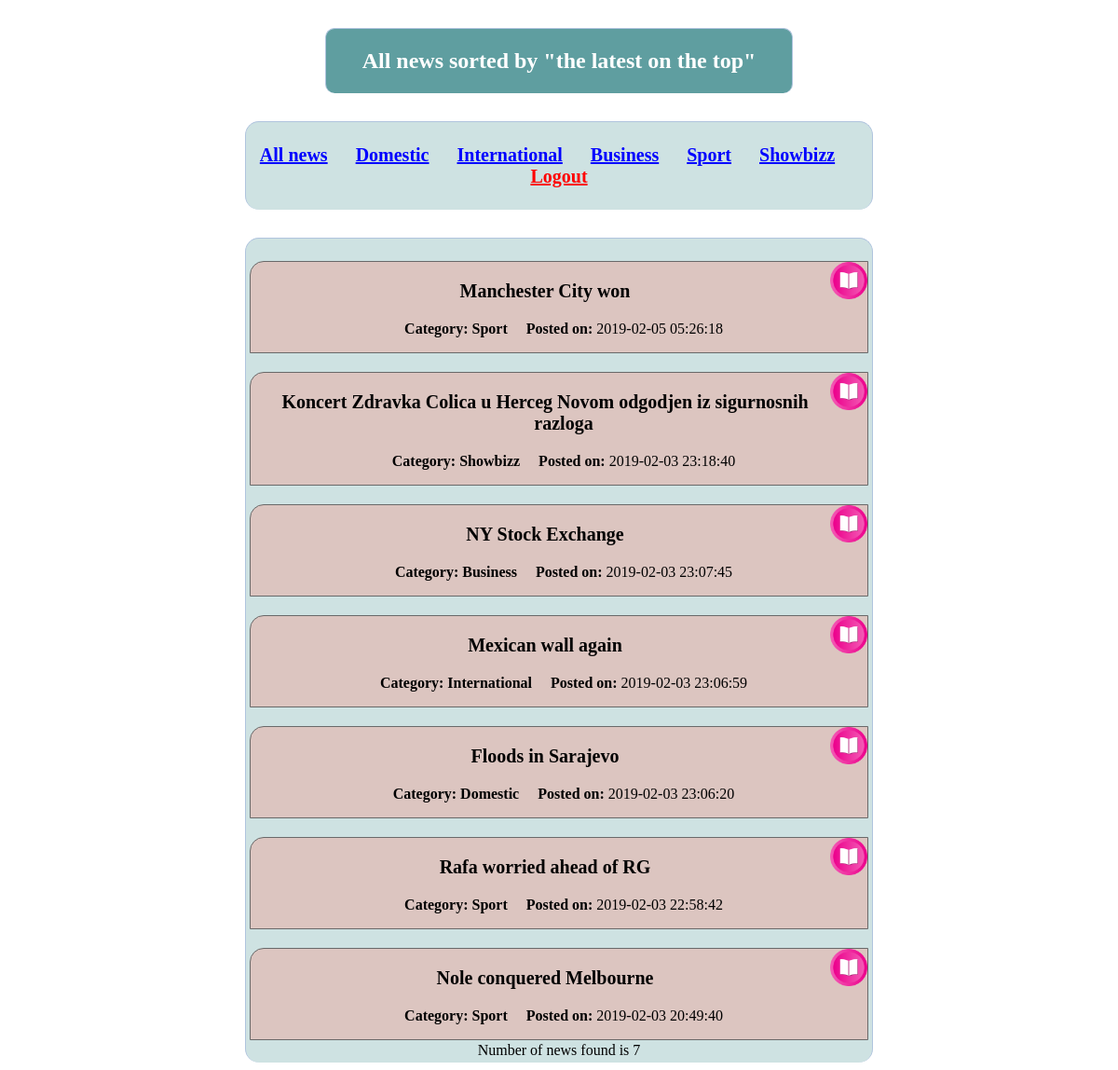
The app's page /myWebApp/news/news.php with its own data.
### tables this page shows
CREATE TABLE IF NOT EXISTS `news` (
  `idnews` int(11) NOT NULL AUTO_INCREMENT,
  `ntitle` varchar(255) NOT NULL,
  `ncontent` text NOT NULL,
  `ncategory` enum('Domestic','International','Business','Sport','Showbizz') NOT NULL,
  `ndatetime` datetime NOT NULL DEFAULT CURRENT_TIMESTAMP,
  PRIMARY KEY (`idnews`)
);

### myWebApp/news/news.php (the view, shortened to what this page needs)
<!DOCTYPE html>
<html>
<head>
	<link rel="stylesheet" type="text/css" href="../admin/style.css">
</head>
<body>
	<div class="adminheader">
	<h2>All news sorted by "the latest on the top"</h2>
	</div>
	<div class="subheader">
		<?php include_once 'subheadernews.php'; ?>
	</div>
	<div class="subheader">
		<?php
			require('../konekcija.php');
			$query = "SELECT * FROM news";
			$result1 = mysqli_query ($conn, $query);
			if(mysqli_num_rows($result1) > 0){
				$result2 = array();
				while ($row = mysqli_fetch_assoc($result1)){
					array_push($result2, $row);
				}
			}else{
				echo "No news stored.";
					}
			$result3 = array_reverse($result2);
			for ($row = 0; $row < count ($result3); $row++){
				?>
				<div class = "news">
						<a href = "show.php?idnews=<?php echo $result3[$row]['idnews'];?>&username=<?php echo $username; ?>"><img src= "../admin/images/readmore.png" title = "Read more..."></a>
						<p style="font-size:20px"><b><?php echo $result3[$row]['ntitle']; ?></b></p>
						<p><b>Category: <?php echo $result3[$row]['ncategory']; ?></b>&nbsp;&nbsp;&nbsp;&nbsp;&nbsp;<b>Posted on: </b><?php echo $result3[$row]['ndatetime']; ?></p>
				</div>
				<?php
				}
				echo "Number of news found is " . mysqli_num_rows($result1);
				?>
	</div>
</body>
</html>

### myWebApp/news/subheadernews.php (shortened to what this page needs)
<p style="font-size:20px"><b><a href="news.php?username=<?php echo $username; ?>" style="color: blue;">All news</a>&nbsp;&nbsp;&nbsp;&nbsp;&nbsp;
							<a href="newsc.php?category=Domestic&username=<?php echo $username; ?>" style="color: blue;">Domestic</a>&nbsp;&nbsp;&nbsp;&nbsp;&nbsp;
							<a href="newsc.php?category=International&username=<?php echo $username; ?>" style="color: blue;">International</a>&nbsp;&nbsp;&nbsp;&nbsp;&nbsp;
							<a href="newsc.php?category=Business&username=<?php echo $username; ?>" style="color: blue;">Business</a>&nbsp;&nbsp;&nbsp;&nbsp;&nbsp;
							<a href="newsc.php?category=Sport&username=<?php echo $username; ?>" style="color: blue;">Sport</a>&nbsp;&nbsp;&nbsp;&nbsp;&nbsp;
							<a href="newsc.php?category=Showbizz&username=<?php echo $username; ?>" style="color: blue;">Showbizz</a>&nbsp;&nbsp;&nbsp;&nbsp;&nbsp;
							<a href="../provera.php?logout=1" style="color: red;">Logout</a></b></p>

### myWebApp/admin/style.css (style rules this page uses)
.subheader { width: 56%; margin: 30px auto 0px; color: black; background: rgb(95, 158, 160, 0.3); text-align: center; border: 1px solid #B0C4DE; border-bottom: none; border-radius: 15px; padding: 4px; }
.adminheader { width: 42%; margin: 30px auto 0px; color: white; background: rgb(95, 158, 160); text-align: center; border: 1px solid #B0C4DE; border-bottom: none; border-radius: 10px 10px 10px 10px; padding: 1px; }
.news { background-color: rgba(250, 128, 114, 0.3); padding-left: 10px; margin-bottom: 2px; margin-top: 20px; border-radius: 15px 0px 0px 0px; border: 1px solid #696969; }
.news img { max-height: 40px; float: right }

### records on screen
news: ntitle "Manchester City won", ncategory "Sport", ndatetime "2019-02-05 05:26:18"
news: ntitle "Koncert Zdravka Colica u Herceg Novom odgodjen iz sigurnosnih razloga", ncategory "Showbizz", ndatetime "2019-02-03 23:18:40"
news: ntitle "NY Stock Exchange", ncategory "Business", ndatetime "2019-02-03 23:07:45"
news: ntitle "Mexican wall again", ncategory "International", ndatetime "2019-02-03 23:06:59"
news: ntitle "Floods in Sarajevo", ncategory "Domestic", ndatetime "2019-02-03 23:06:20"
news: ntitle "Rafa worried ahead of RG", ncategory "Sport", ndatetime "2019-02-03 22:58:42"
news: ntitle "Nole conquered Melbourne", ncategory "Sport", ndatetime "2019-02-03 20:49:40"

### other values on screen
mysqli_num_rows($result1) "7"
